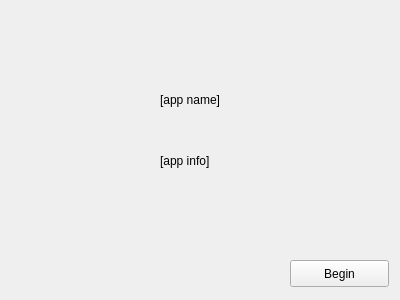
<?xml version="1.0" encoding="UTF-8"?>
<ui version="4.0">
 <class>StartScreen</class>
 <widget class="QWidget" name="StartScreen">
  <property name="geometry">
   <rect>
    <x>0</x>
    <y>0</y>
    <width>400</width>
    <height>300</height>
   </rect>
  </property>
  <property name="windowTitle">
   <string>Form</string>
  </property>
  <widget class="QPushButton" name="beginbutton">
   <property name="geometry">
    <rect>
     <x>290</x>
     <y>260</y>
     <width>99</width>
     <height>27</height>
    </rect>
   </property>
   <property name="text">
    <string>Begin</string>
   </property>
  </widget>
  <widget class="QLabel" name="namelabel">
   <property name="geometry">
    <rect>
     <x>160</x>
     <y>90</y>
     <width>81</width>
     <height>20</height>
    </rect>
   </property>
   <property name="text">
    <string>[app name]</string>
   </property>
  </widget>
  <widget class="QLabel" name="infolabel">
   <property name="geometry">
    <rect>
     <x>160</x>
     <y>150</y>
     <width>71</width>
     <height>21</height>
    </rect>
   </property>
   <property name="text">
    <string>[app info]</string>
   </property>
  </widget>
 </widget>
 <resources/>
 <connections/>
</ui>
